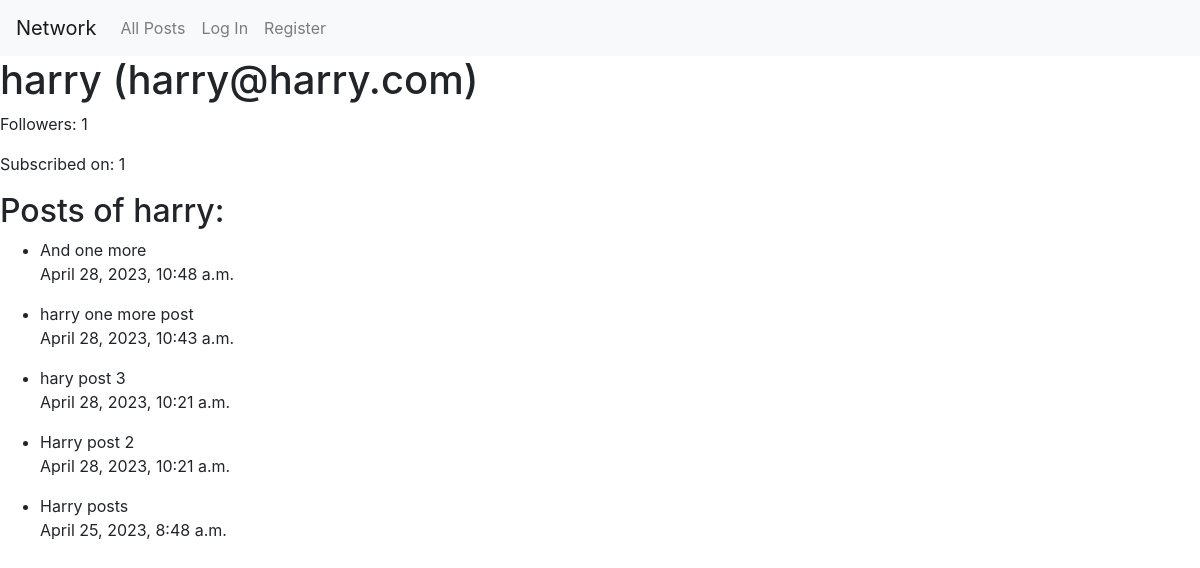
The page /profile/2 on the database its author committed.
### network/models.py (models this page shows, shortened)
class User(AbstractUser):
    pass

class Post(models.Model):
    author = models.ForeignKey(User, on_delete=models.CASCADE, related_name="posts")
    content = models.CharField(max_length=150)
    date = models.DateTimeField(auto_now_add=True)

### network/views.py (the view)
# urls.py: path("profile/<int:user_id>", views.profile, name="profile"),
def profile(request, user_id):
    profile = User.objects.get(pk=user_id)
    followers = Follow.objects.filter(target=profile).count()
    follows =  Follow.objects.filter(follower=profile).count()
    posts = Post.objects.filter(author=profile).order_by("-date")
    return render(request, "network/profile.html", {
        "profile": profile,
        "followers": followers,
        "follows": follows,
        "posts": posts,
    })

### network/templates/network/profile.html (shortened to what this page needs)
{% extends "network/layout.html" %}
{% block body %}
<h1>{{ profile }} ({{ profile.email }})</h1>
<div>
	<p>Followers: <span id="followers">{{ followers }}</span></p>
	<p id="follows">Subscribed on: {{ follows }}</p>
</div>
<h2>Posts of {{ profile }}:</h2>
<ul>
	{% for post in posts %}
		<li>
			<div id="content_{{ post.id }}">{{ post.content }}</div>
			<p>{{ post.date }}</p>
		</li>
	{% endfor %}
</ul>
{% endblock %}

### rows shown on the page
User: username "harry", email "harry@harry.com"
Post: content "And one more", date "April 28, 2023, 10:48 a.m."
Post: content "harry one more post", date "April 28, 2023, 10:43 a.m."
Post: content "hary post 3", date "April 28, 2023, 10:21 a.m."
Post: content "Harry post 2", date "April 28, 2023, 10:21 a.m."
Post: content "Harry posts", date "April 25, 2023, 8:48 a.m."

### other values the page prints
{{ followers }} "1"
{{ follows }} "1"
